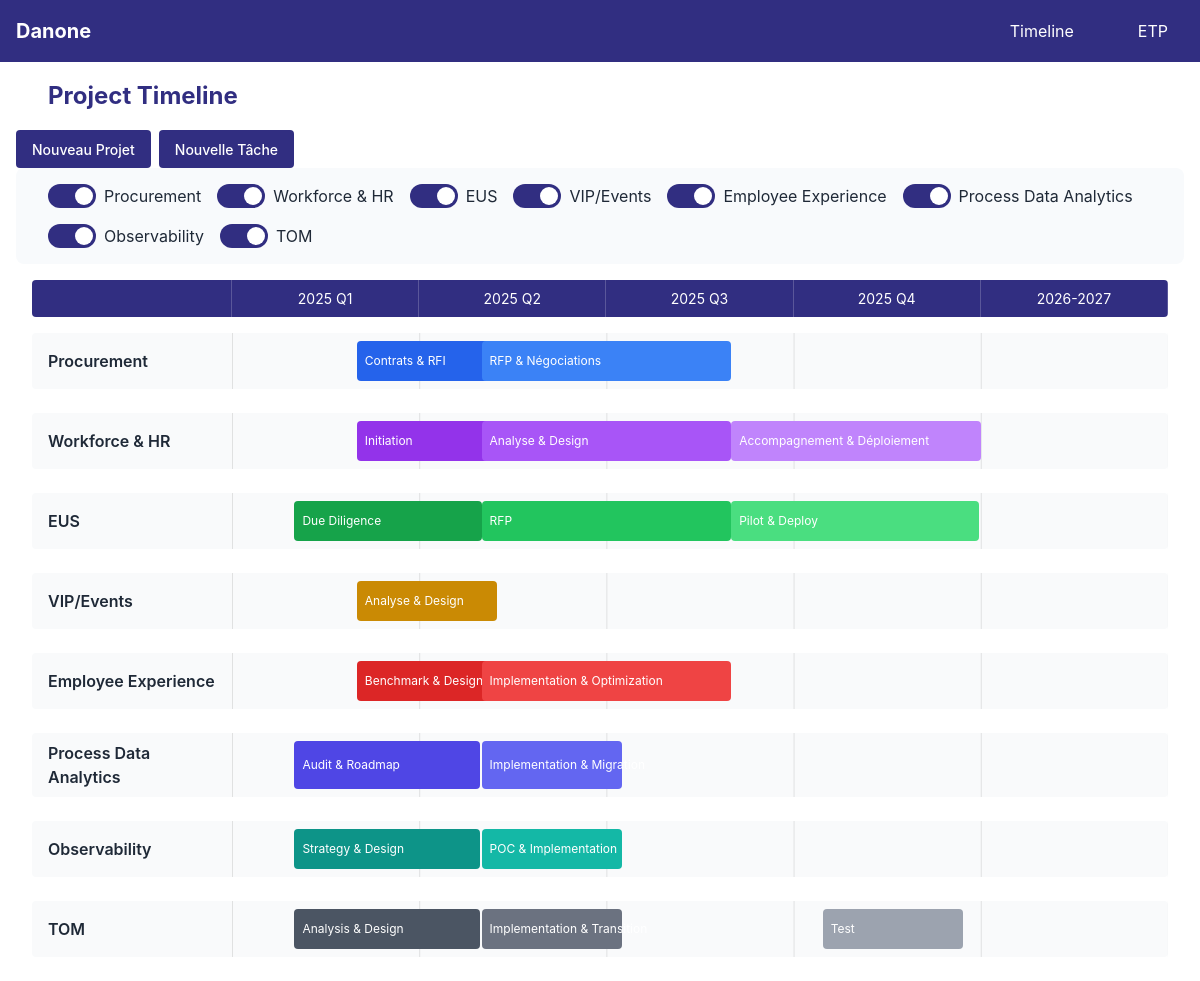
The app's page /project/timeline with its own data.
### app/models/project.py (models this page shows)
class Project(db.Model):
    __tablename__ = 'projects'
    id = db.Column(db.Integer, primary_key=True)
    name = db.Column(db.String(100), unique=True, nullable=False)
    color_scheme = db.Column(db.String(50), nullable=False, default='blue')
    created_at = db.Column(db.DateTime, default=datetime.utcnow)
    updated_at = db.Column(db.DateTime, default=datetime.utcnow, onupdate=datetime.utcnow)
    tasks = db.relationship('Task', backref='project', lazy=True, cascade='all, delete-orphan')
    etp_entries = db.relationship('EtpEntry', backref='project', lazy=True, cascade='all, delete-orphan')
    def to_dict(self):
        return {
            'id': self.id,
            'name': self.name,
            'color_scheme': self.color_scheme,
            'tasks': [task.to_dict() for task in self.tasks]
        }

### app/models/task.py (models this page shows)
class Task(db.Model):
    __tablename__ = 'tasks'
    id = db.Column(db.Integer, primary_key=True)
    project_id = db.Column(db.Integer, db.ForeignKey('projects.id'), nullable=False)
    text = db.Column(db.String(200), nullable=False)
    start_date = db.Column(db.Date, nullable=False)
    end_date = db.Column(db.Date, nullable=False)
    color = db.Column(db.String(50), nullable=False)
    etp = db.Column(db.Float, default=1.0)
    created_at = db.Column(db.DateTime, default=datetime.utcnow)
    updated_at = db.Column(db.DateTime, default=datetime.utcnow, onupdate=datetime.utcnow)
    def _calculate_grid_position(self):
        def get_quarter_position(d: date) -> float:
            if d.year > 2025:
                return 80.0
            quarter = (d.month - 1) // 3
            base_position = quarter * 20.0
            month_in_quarter = (d.month - 1) % 3
            days_in_quarter = 90
            days_from_quarter_start = (month_in_quarter * 30) + (d.day - 1)
            relative_position = (days_from_quarter_start / days_in_quarter) * 20.0
            return base_position + relative_position
        start_pos = get_quarter_position(self.start_date)
        end_pos = get_quarter_position(self.end_date)
        if end_pos < start_pos:
            end_pos = 100.0
        width = end_pos - start_pos
        if width < 15 and (self.end_date.month - self.start_date.month >= 1):
            width = 15
        elif width < 8:
            width = 8
        return start_pos, width
    def to_dict(self):
        start, width = self._calculate_grid_position()
        return {
            'id': self.id,
            'project_id': self.project_id,
            'text': self.text,
            'start_date': self.start_date.strftime('%d/%m/%Y'),  # Format de date pour l'affichage
            'end_date': self.end_date.strftime('%d/%m/%Y'),      # Format de date pour l'affichage
            'dates': f"{self.start_date.strftime('%d/%m/%Y')} - {self.end_date.strftime('%d/%m/%Y')}", # Pour l'infobulle
            'raw_start_date': self.start_date.isoformat(),  # Pour l'édition
            'raw_end_date': self.end_date.isoformat(),      # Pour l'édition
            'color': self.color,
            'etp': self.etp,
            'start': start,
            'width': width
        }

### app/routes/project.py (the view)
@bp.route('/timeline')
def timeline():
    projects = ProjectService.get_all_projects()
    return render_template('project/timeline.html',
                         projects=[p.to_dict() for p in projects],
                         periods=TimeConstants.PERIODS_DISPLAY,
                         milestones=TimeConstants.MILESTONES)

### app/services/project_service.py (called while the page is built)
    @staticmethod
    def get_all_projects() -> List[Project]:
        return Project.query.all()

### app/templates/project/timeline.html (shortened to what this page needs)
{% extends "base.html" %}
{% block extra_css %}
<link rel="stylesheet" href="{{ url_for('static', filename='css/timeline.css') }}">
{% endblock %}
{% block content %}
    <div class="timeline-container">
        <h1 class="page-title">Project Timeline</h1>
        <div class="action-buttons">
            <button id="addProjectBtn" class="btn-primary">
                 Nouveau Projet
            </button>
            <button id="addTaskBtn" class="btn-primary">
                 Nouvelle Tâche
            </button>
        </div>
        <div class="timeline-grid">
            <div class="timeline-main">
                <div class="periods-grid">
                    <div class="period"></div>
                    {% for period in periods %}
                    <div class="period">{{ period }}</div>
                    {% endfor %}
                </div>
                <div class="timeline-rows-container">
                    {% for project in projects %}
                    <div class="timeline-row"
                         data-project-name="{{ project.name }}"
                         data-project-id="{{ project.id }}"
                         data-color-scheme="{{ project.color_scheme }}">
                        <div class="project-name">{{ project.name }}</div>
                        <div class="project-tasks">
                            {% for task in project.tasks %}
                            <div class="task bg-{{ task.color }}"
                                style="left: {{ task.start }}%; width: {{ task.width }}%;"
                                data-task-id="{{ task.id }}"
                                data-task-info="{{ task.text }}"
                                data-dates="{{ task.dates }}"
                                data-start-date="{{ task.raw_start_date }}"
                                data-end-date="{{ task.raw_end_date }}"
                                data-etp="{{ task.etp }}">
                                {{ task.text }}
                            </div>
                            {% endfor %}
                        </div>
                    </div>
                    {% endfor %}
                </div>
            </div>
        </div>
    </div>
{% endblock %}

### app/templates/base.html (shortened to what this page needs)
<!DOCTYPE html>
<html lang="fr">
<head>
    <link rel="stylesheet" href="{{ url_for('static', filename='css/normalize.css') }}">
    <link rel="stylesheet" href="{{ url_for('static', filename='css/base.css') }}">
    <link rel="stylesheet" href="{{ url_for('static', filename='css/etp_table.css') }}">
    {% block extra_css %}{% endblock %}
</head>
<body>
    <nav class="main-nav">
        <div class="nav-content">
            <a href="{{ url_for('main.index') }}" class="logo">Danone</a>
            <ul class="nav-links">
                <li><a href="{{ url_for('project.timeline') }}">Timeline</a></li>
                <li><a href="{{ url_for('project.etp_table') }}">ETP</a></li>
            </ul>
        </div>
    </nav>
    <main class="main-content">
        {% block content %}{% endblock %}
    </main>
</body>
</html>

### app/static/css/base.css (style rules this page uses)
:root { --primary-color: #312e81; --secondary-color: #3b82f6; --background-color: #f3f4f6; --text-color: #1f2937; --border-color: #e5e7eb; }
body { font-family: -apple-system, BlinkMacSystemFont, "Segoe UI", Roboto, Oxygen-Sans, Ubuntu, Cantarell, "Helvetica Neue", sans-serif; background-color: var(--background-color); color: var(--text-color); }
.main-nav { background-color: var(--primary-color); padding: 1rem; box-shadow: 0 2px 4px rgba(0, 0, 0, 0.1); }
.nav-content { max-width: 1200px; margin: 0 auto; display: flex; justify-content: space-between; align-items: center; }
.logo { color: white; text-decoration: none; font-weight: bold; font-size: 1.25rem; }
.nav-links { list-style: none; display: flex; gap: 2rem; }
.nav-links a { color: white; text-decoration: none; padding: 0.5rem 1rem; border-radius: 0.25rem; transition: background-color 0.3s; }
.main-content { max-width: 1200px; margin: 2rem auto; padding: 0 1rem; }
.page-title { font-size: 1.5rem; font-weight: bold; margin-bottom: 2rem; color: var(--primary-color); }

### app/static/css/timeline.css (style rules this page uses)
:root { --sidebar-width: 200px; --row-height: 3.5rem; --task-height: calc(100% - 1rem); --grid-columns: 5; }
.main-content { max-width: 100%; margin: 0; padding: 0; }
.timeline-container { background-color: white; padding: 1rem; width: 100%; }
.page-title { padding: 0 2rem; margin-bottom: 1rem; font-size: 1.5rem; font-weight: bold; color: var(--primary-color); }
.timeline-grid { width: 100%; overflow-x: auto; }
.timeline-main { width: 100%; min-width: 100%; padding: 0 1rem; }
.period { padding: 0.5rem; text-align: center; border-right: 1px solid rgba(255, 255, 255, 0.2); font-size: 0.875rem; }
.periods-grid { display: grid; grid-template-columns: var(--sidebar-width) repeat(var(--grid-columns), 1fr); background-color: var(--primary-color); gap: 0; color: white; border-radius: 0.25rem; position: sticky; top: 0; z-index: 10; }
.timeline-rows-container { display: flex; flex-direction: column; gap: 1rem; margin-top: 1rem; }
.timeline-row { display: grid; grid-template-columns: var(--sidebar-width) 1fr; min-height: var(--row-height); margin-bottom: 0.5rem; }
.project-name { font-weight: 600; padding: 0.5rem 1rem; background-color: #f9fafb; border-radius: 0.25rem 0 0 0.25rem; display: flex; align-items: center; }
.project-tasks { position: relative; background-color: #f9fafb; border-radius: 0 0.25rem 0.25rem 0; padding: 0.5rem; min-height: var(--row-height); width: 100%; }
.project-tasks::before { content: ''; position: absolute; inset: 0; background-image: linear-gradient( to right, rgba(0, 0, 0, 0.1) 1px, transparent 1px ); background-size: calc(100% / var(--grid-columns)) 100%; pointer-events: none; z-index: 0; }
.task { position: absolute; max-width: 100%; height: var(--task-height); padding: 0.5rem; border-radius: 0.25rem; font-size: 0.75rem; color: white; cursor: pointer; display: flex; align-items: center; transition: transform 0.2s, box-shadow 0.2s; white-space: nowrap; text-overflow: ellipsis; z-index: 1; }
.timeline-row { transition: all 0.3s ease; }
.task.bg-blue-600 { background-color: #2563eb; }
.task.bg-blue-500 { background-color: #3b82f6; }
.task.bg-purple-600 { background-color: #9333ea; }
.task.bg-purple-500 { background-color: #a855f7; }
.task.bg-purple-400 { background-color: #c084fc; }
.task.bg-green-600 { background-color: #16a34a; }
.task.bg-green-500 { background-color: #22c55e; }
.task.bg-green-400 { background-color: #4ade80; }
.task.bg-yellow-600 { background-color: #ca8a04; }
.task.bg-red-600 { background-color: #dc2626; }
.task.bg-red-500 { background-color: #ef4444; }
.task.bg-indigo-600 { background-color: #4f46e5; }
.task.bg-indigo-500 { background-color: #6366f1; }
.task.bg-teal-600 { background-color: #0d9488; }
.task.bg-teal-500 { background-color: #14b8a6; }
.task.bg-gray-600 { background-color: #4b5563; }
.task.bg-gray-500 { background-color: #6b7280; }
.task.bg-gray-400 { background-color: #9ca3af; }
.btn-primary, .btn-secondary, .btn-danger { padding: 0.5rem 1rem; border: none; border-radius: 0.25rem; cursor: pointer; font-size: 0.875rem; font-weight: 500; height: 38px; }
.btn-primary { background-color: var(--primary-color); color: white; }
.action-buttons { display: flex; gap: 0.5rem; }
.project-name { font-weight: 600; padding: 0.5rem 1rem; background-color: #f9fafb; border-radius: 0.25rem 0 0 0.25rem; display: flex; align-items: center; cursor: pointer; transition: all 0.2s ease; }

### records on screen
Project: name "Procurement"
Task: text "Contrats & RFI"
Task: text "RFP & Négociations"
Project: name "Workforce & HR"
Task: text "Initiation"
Task: text "Analyse & Design"
Task: text "Accompagnement & Déploiement"
Project: name "EUS"
Task: text "Due Diligence"
Task: text "RFP"
Task: text "Pilot & Deploy"
Project: name "VIP/Events"
Task: text "Analyse & Design"
Project: name "Employee Experience"
Task: text "Benchmark & Design"
Task: text "Implementation & Optimization"
Project: name "Process Data Analytics"
Task: text "Audit & Roadmap"
Task: text "Implementation & Migration"
Project: name "Observability"
Task: text "Strategy & Design"
Task: text "POC & Implementation"
Project: name "TOM"
Task: text "Analysis & Design"
Task: text "Implementation & Transition"
Task: text "Test"

### other values on screen
{{ period }} "2025 Q1" "2025 Q2" "2025 Q3" "2025 Q4" "2026-2027"
